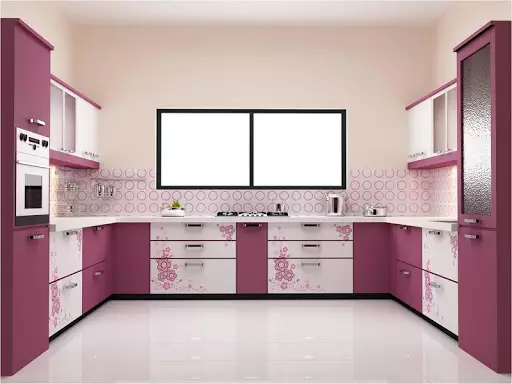
#> input picture image.jpg, 512 x 384 px
$ jupyter execute --allow-errors image_processing.ipynb
#> lines starting #> are read from the running program, lines starting #| are printed output that depends on the picture
[cell 1]
path = "image.jpg"

[cell 2]
from skimage import io
import matplotlib.pyplot as plt
from skimage import data
from skimage.color import rgb2gray
from skimage import data
orig_img = io.imread(path)
#> orig_img is the input picture: shape (384, 512, 3); mean R, G, B 189.5, 164.9, 167.6
grayscale_img = rgb2gray(orig_img)
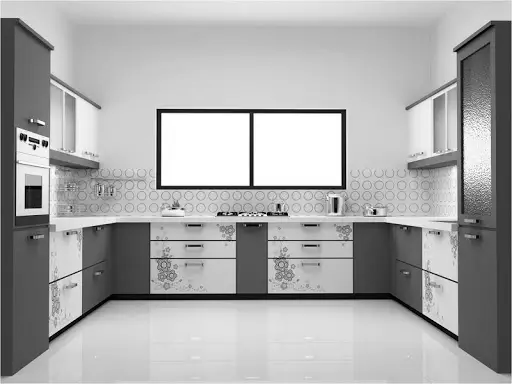
#> grayscale_img: shape (384, 512) float64; min 0, max 1, mean 0.668
fig, axes = plt.subplots(1, 2, figsize=(8, 4))
ax = axes.ravel()
ax[0].imshow(orig_img)
ax[0].set_title("Original image")
ax[1].imshow(grayscale_img, cmap=plt.cm.gray)
ax[1].set_title("Grayscale image")
fig.tight_layout()
plt.show()
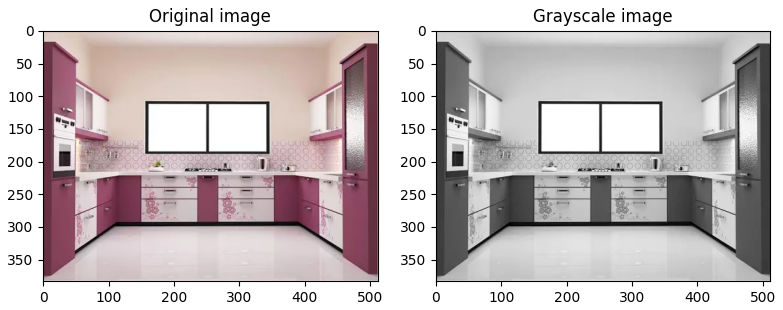
#> figure drawn by matplotlib, 2 panels

[cell 3]
from PIL import Image
from numpy import asarray
# load the image
image = Image.open('image.jpg')
# convert image to numpy array
data = asarray(image)
print(type(data))
#| <class 'numpy.ndarray'>
# summarize shape
print(data.shape)
#| (384, 512, 3)

# create Pillow image
image2 = Image.fromarray(data)
print(type(image2))
#| <class 'PIL.Image.Image'>

# summarize image details
print(image2.mode)
#| RGB
print(image2.size)
#| (512, 384)

[cell 4]
im = data
print(im.shape)
#| (384, 512, 3)

[cell 5]
import numpy as np
import matplotlib.pyplot as plt
from scipy import ndimage as ndi
from skimage.util import random_noise
from skimage import feature
import skimage


# Generate noisy image of a square
#image = np.zeros((128, 128), dtype=float)
#image[32:-32, 32:-32] = 1

#image = ndi.rotate(image, 15, mode='constant')
#image = ndi.gaussian_filter(image, 4)
#image = random_noise(image, mode='speckle', mean=0.1)

# Compute the Canny filter for two values of sigma

image = skimage.io.imread(fname = "image.jpg")
image_grey = np.mean(image , axis=2)
image = image_grey
edges1 = feature.canny(image)
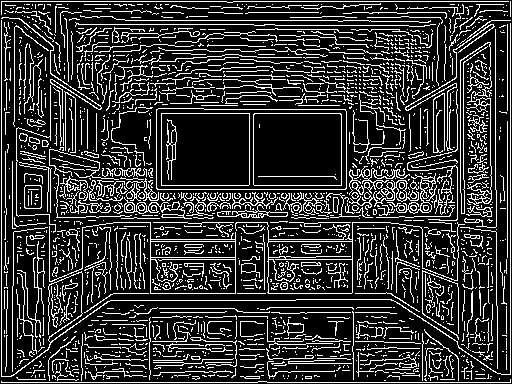
#> edges1: shape (384, 512) bool; 20.3% white in thin lines or dots
edges2 = feature.canny(image, sigma=3)
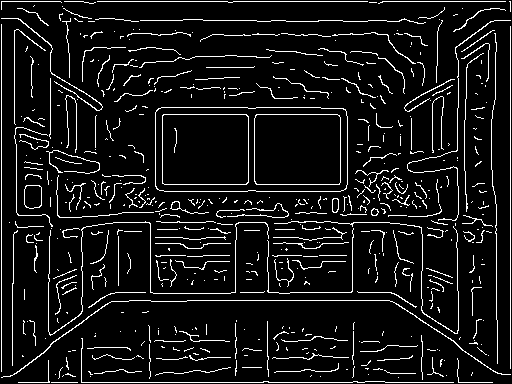
#> edges2: shape (384, 512) bool; 8.2% white in thin lines or dots

# display results
fig, ax = plt.subplots(nrows=1, ncols=3, figsize=(8, 3))

ax[0].imshow(image, cmap='gray')
ax[0].set_title('noisy image', fontsize=20)

ax[1].imshow(edges1, cmap='gray')
ax[1].set_title(r'Canny filter, $\sigma=1$', fontsize=20)

ax[2].imshow(edges2, cmap='gray')
ax[2].set_title(r'Canny filter, $\sigma=3$', fontsize=20)

for a in ax:
    a.axis('off')

fig.tight_layout()
plt.show()

[cell 6]
import matplotlib.pyplot as plt

from skimage import data
from skimage.color import rgb2hsv

[cell 7]
rgb_img = data.coffee()
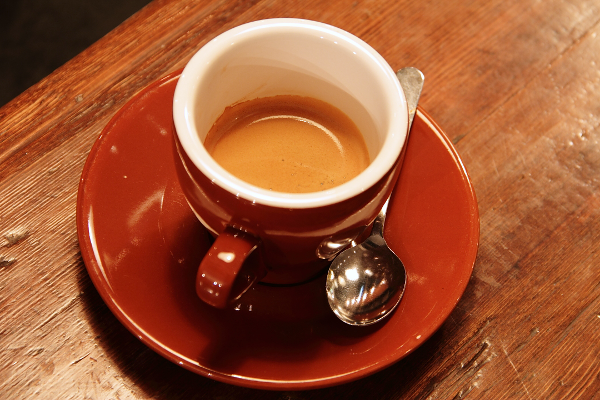
#> input picture skimage.data.coffee(), 600 x 400 px
#> rgb_img is the input picture: shape (400, 600, 3); mean R, G, B 158.6, 85.8, 51.5
hsv_img = rgb2hsv(rgb_img)
#> hsv_img: shape (400, 600, 3) float64; mean of channels 0, 1, 2 0.0586, 0.725, 0.622
hue_img = hsv_img[:, :, 0]
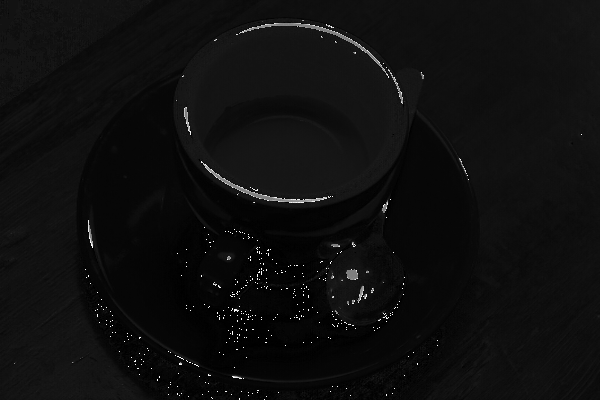
#> hue_img: shape (400, 600) float64; min 0, max 0.998, mean 0.0586
value_img = hsv_img[:, :, 2]
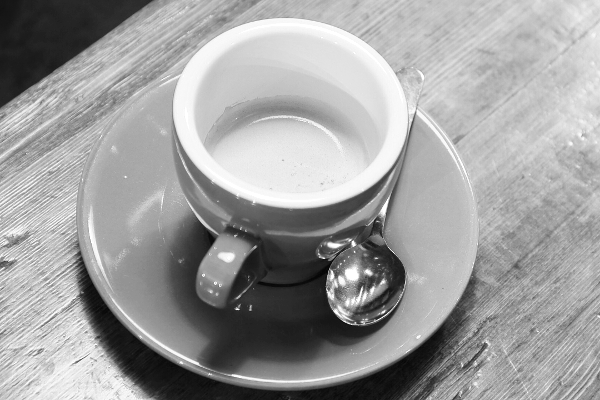
#> value_img: shape (400, 600) float64; min 0.00392, max 1, mean 0.622

fig, (ax0, ax1, ax2) = plt.subplots(ncols=3, figsize=(8, 2))

ax0.imshow(rgb_img)
ax0.set_title("RGB image")
ax0.axis('off')
ax1.imshow(hue_img, cmap='hsv')
ax1.set_title("Hue channel")
ax1.axis('off')
ax2.imshow(value_img)
ax2.set_title("Value channel")
ax2.axis('off')

fig.tight_layout()

[cell 8]
import matplotlib.pyplot as plt

from skimage.morphology import convex_hull_image
from skimage import data, img_as_float
from skimage.util import invert

# The original image is inverted as the object must be white.
#image = invert(data.horse())

chull = convex_hull_image(image)
#> chull: shape (384, 512) bool; every value is 1

fig, axes = plt.subplots(1, 2, figsize=(8, 4))
ax = axes.ravel()

ax[0].set_title('Original picture')
ax[0].imshow(image, cmap=plt.cm.gray)
ax[0].set_axis_off()

ax[1].set_title('Transformed picture')
ax[1].imshow(chull, cmap=plt.cm.gray)
ax[1].set_axis_off()

plt.tight_layout()
plt.show()

[cell 9]
chull_diff = img_as_float(chull.copy())
#> chull_diff: shape (384, 512) float64; every value is 1
#> (the rest of this cell did not finish here and is left out)

[cell 10]
import numpy as np
import matplotlib.pyplot as plt

from skimage import measure


# Construct some test data
x, y = np.ogrid[-np.pi:np.pi:100j, -np.pi:np.pi:100j]
r = np.sin(np.exp((np.sin(x)**3 + np.cos(y)**2)))

# Find contours at a constant value of 0.8
contours = measure.find_contours(r, 0.8)

# Display the image and plot all contours found
fig, ax = plt.subplots()
ax.imshow(r, cmap=plt.cm.gray)

for contour in contours:
    ax.plot(contour[:, 1], contour[:, 0], linewidth=2)

ax.axis('image')
ax.set_xticks([])
ax.set_yticks([])
plt.show()
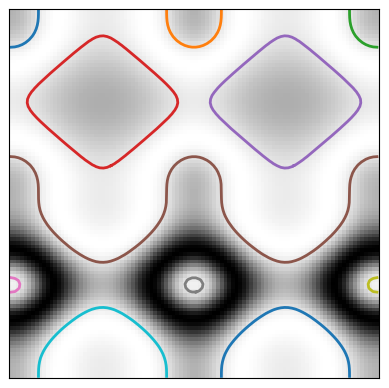
#> figure drawn by matplotlib, 1 panel
